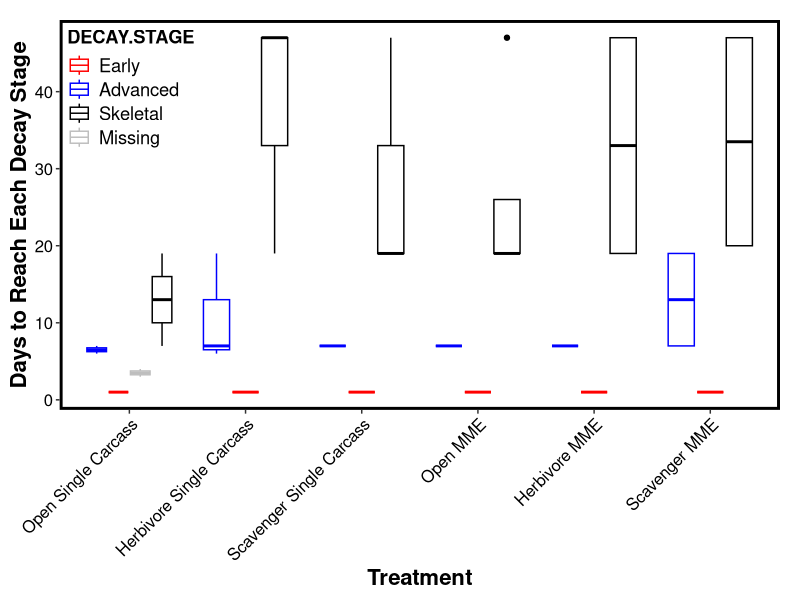

Source code (R): (Note: this script raises an error after producing the figure.)
## --------------- HEADER ------------------------------------------------------
## Script name: 3_Decay-rate-visualization.R
## Author: Abby Jones and David Mason
## Date Created: 2019-6-6
## Date Last Modified: 2025-8-22
## Copyright (c) Abby Jones, 2025
## Contact: david.mason@jonesctr.org
## Purpose of script: This script measures the rate of decay of different 
## MMEs and single carcasses over time

#Clear
rm(list=ls())

#Library downloads
library(ggplot2)
library(dplyr)
library(plyr)
library(ggfortify)
library(lme4)
library(lattice)

# Bring in the data
decay <- read.csv("Clean-data/Carrion-decomposition/Carrion-decay-rate.csv")

# Prepare the treatment labels
decay <- decay %>%
  mutate(
    TREATMENT = case_when(
      TREATMENT == "CO" ~ "Open Single Carcass",
      TREATMENT == "CH" ~ "Herbivore Single Carcass",
      TREATMENT == "CS" ~ "Scavenger Single Carcass",
      TREATMENT == "MO" ~ "Open MME",
      TREATMENT == "MH" ~ "Herbivore MME",
      TREATMENT == "MS" ~ "Scavenger MME",
      TRUE ~ NA_character_
    )
  )

## --------------- Visualizations ----------------------------------------------

#Open Themes
theme_aj <- function (base_size=16, font=NA) { 
  theme(axis.title.x = element_text(face="bold", size=16),
        axis.text.x  = element_text(size=16, colour = "black"),
        plot.title=element_text(face="bold", size = 16,hjust=0.01),
        axis.title.y = element_text(face="bold",angle=90,size=16),
        axis.text.y  = element_text(size=16,colour = "black"),
        plot.background = element_rect(fill = NA ,colour = NA),
        plot.margin = unit(c(1, 1, 0.5, 0.5), "lines"),
        panel.background =   element_rect(fill = NA , colour = NA ,size=0.7),
        panel.border = element_rect(colour = "black", fill=NA, size=2),
        legend.position = c(1,1),
        legend.justification=c(1,1),
        legend.background =element_blank(),
        legend.key = element_blank(),
        legend.text =   element_text(size = rel(1.2)),
        legend.title =  element_text(size = rel(1.2), face = "bold", hjust = 0)) 
}

#Theme for angling text on axises - different from previous theme_aj2
theme_aj2 <- function (base_size=16, font=NA) { 
  theme(axis.title.x = element_text(face="bold", size=16),
        axis.text.x  = element_text(angle = 45, hjust = 1,size=12, colour = "black"),
        plot.title=element_text(face="bold", size = 16,hjust=0.01),
        axis.title.y = element_text(face="bold",angle=90,size=16),
        axis.text.y  = element_text(size=12,colour = "black"),
        plot.background = element_rect(fill = NA ,colour = NA),
        plot.margin = unit(c(1, 1, 0.5, 0.5), "lines"),
        panel.background =   element_rect(fill = NA , colour = NA ,size=0.7),
        panel.border = element_rect(colour = "black", fill=NA, size=2),
        legend.position = c(0,1),
        legend.justification=c(0,1),
        legend.background =element_blank(),
        legend.key = element_blank(),
        legend.text =   element_text(size = rel(1.2)),
        legend.title =  element_text(size = rel(1.2), face = "bold", hjust = 0)) 
}

ggplot(decay, aes(x=TREATMENT, y=DAY.REACHED, color = DECAY.STAGE)) +
  geom_boxplot(stat = "boxplot", position = "dodge2")+
  ylab("Days to Reach Each Decay Stage") + xlab("Treatment") +
  scale_x_discrete(limits = c("Open Single Carcass", "Herbivore Single Carcass",
                              "Scavenger Single Carcass", "Open MME", "Herbivore MME", "Scavenger MME"))+
  scale_color_manual(breaks = c("Early", "Advanced", "Skeletal", "Missing"),
                     values = c("red","blue","black", "gray"))+
  theme_aj2()

ggsave()
